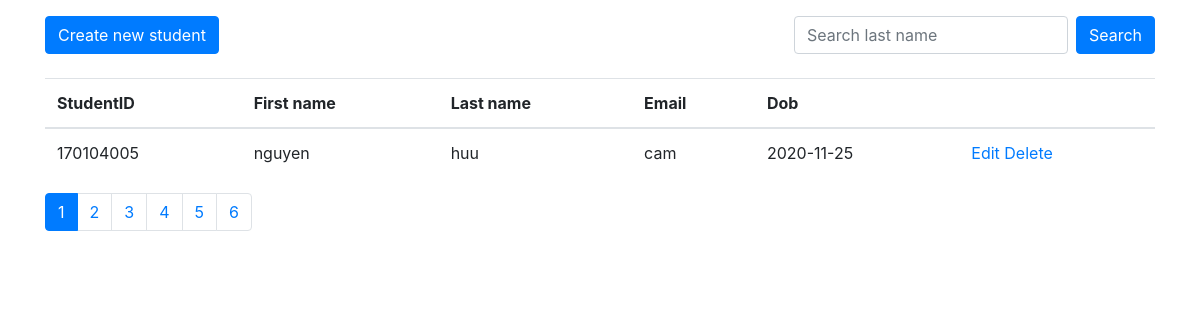
Page /simple/student/index.php on the committed database.
### tables this page shows
CREATE TABLE `students` (
  `id` int(11) NOT NULL,
  `student_id` varchar(20) NOT NULL,
  `first_name` varchar(20) NOT NULL,
  `last_name` varchar(10) NOT NULL,
  `email` varchar(50) NOT NULL,
  `dob` date NOT NULL
);

### simple/student/index.php (the view, shortened to what this page needs)
<?php require('../config/connection.php'); ?>
<?php
	$limit = 1;
	$studentSql = "SELECT * FROM students";
	$totalStudentsCountSql = "SELECT COUNT(*) FROM students";
	if (isset($_GET['page'])) {
		$offset = $limit * ($_GET['page'] - 1);
		$studentSql .= " LIMIT $limit OFFSET $offset";
	}
	else {
		$offset = 0;
		$studentSql .= " LIMIT $limit OFFSET $offset";
	}
	$totalStudentsResult = $conn->query($totalStudentsCountSql);
	$totalStudents = $totalStudentsResult->fetch_array()[0];
	$totalPages = ceil($totalStudents / $limit);
	$result = $conn->query($studentSql);
	$rows = $result->fetch_all(MYSQLI_ASSOC);
?>
<!DOCTYPE html>
<html>
	<head>
		<link rel="stylesheet" href="https://cdn.jsdelivr.net/npm/bootstrap@4.5.3/dist/css/bootstrap.min.css">
	</head>
	<body>
		<div class="container">
			<div class="mt-3 d-flex justify-content-between">
				<a href="create.php">
					<button class="btn btn-primary">Create new student</button>
				</a>
				<form class="form-inline" method="GET">
					<input class="form-control" name="search" placeholder="Search last name"/>
					<button class="btn btn-primary ml-2">Search</button>
				</form>
			</div>
			<br/>
			<table class="table" style="border-collapse:collapse">
				<thead>
					<tr>
						<th>StudentID</th>
						<th>First name</th>
						<th>Last name</th>
						<th>Email</th>
						<th>Dob</th>
						<th></th>
					</tr>
				</thead>
				<tbody>
					<?php if(count($rows) > 0): ?>
						<?php foreach($rows as $row): ?>
							<tr>
								<td><?php echo $row['student_id']?></td>
								<td><?php echo $row['first_name']?></td>
								<td><?php echo $row['last_name']?></td>
								<td><?php echo $row['email']?></td>
								<td><?php echo $row['dob']?></td>
								<td>
									<a href="edit.php?id=<?php echo $row['id']; ?>">Edit</a>
									<a href="delete.php?id=<?php echo $row['id']; ?>" onclick="return confirm('Are you sure');">Delete</a>
								</td>
							</tr>
						<?php endforeach ?>
					<?php else: ?>
						<tr>
							<td colspan="6">0 results</td>
						</tr>
					<?php endif ?>
				</tbody>
			</table>
			<nav aria-label="Page navigation example">
				<ul class="pagination">
					<?php for($i = 1; $i <= $totalPages; $i++) { ?>
						<li class="page-item <?php echo (isset($_GET['page']) && $_GET['page'] == $i ||
						!isset($_GET['page']) && $i == 1) ? 'active' : '' ?>">
							<a class="page-link"
							href="index.php?page=<?php echo $i; ?><?php echo isset($_GET['search']) ? '&search='.$_GET['search'] : null ?>">
								<?php echo $i; ?>
							</a>
						</li>
					<?php } ?>
				</ul>
			</nav>
		</div>
	</body>
</html>

### rows in the picture
students: student "170104005", first_name "nguyen", last_name "huu", email "cam", dob "2020-11-25"
